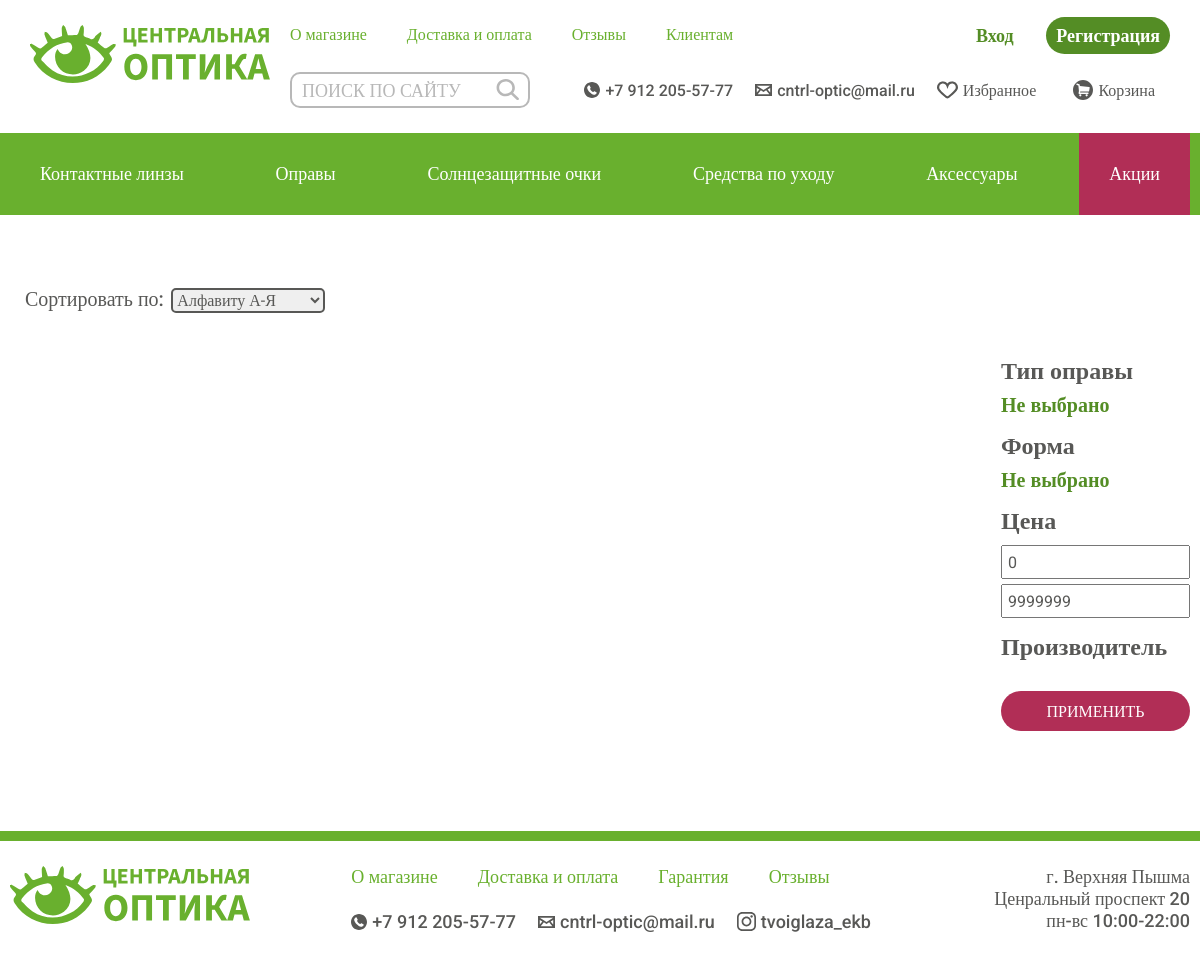
/category/glasses/, run on an earlier commit of the app's database.
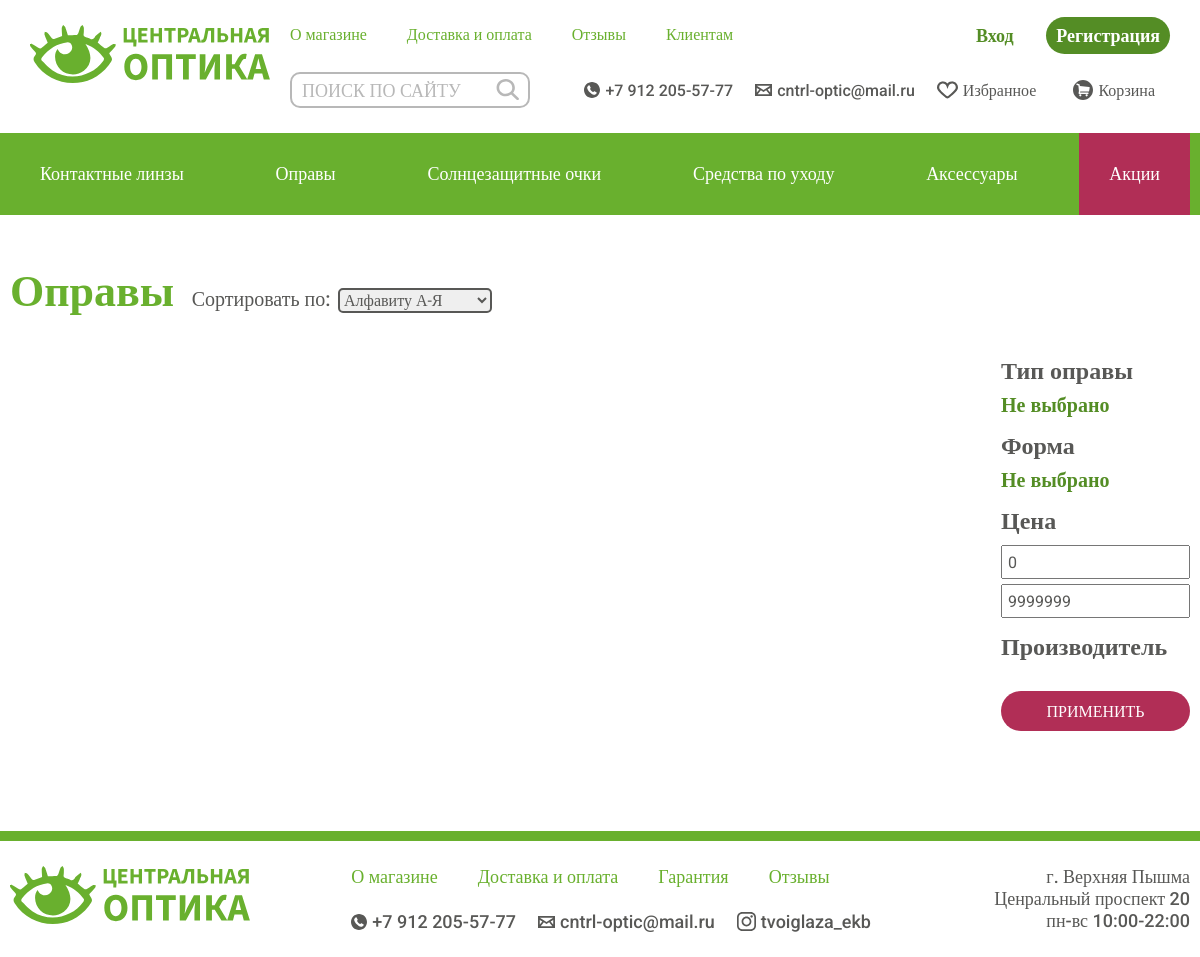
And on a later commit of the database.
### glasses/models.py (models this page shows, shortened)
class Category(models.Model):
    slug = models.SlugField(max_length=100, auto_created=True)
    name = models.CharField(max_length=100, verbose_name='Название категории')
    objects = CategoryManager()
    class Meta:
        verbose_name = 'Категория'
        verbose_name_plural = ' Категории'
    def __str__(self):
        return self.name

### glasses/views.py (the view, shortened to what this page needs)
# urls.py: path('category/<str:slug>/', CategoryDetailView.as_view(), name='category_detail'),
class CategoryDetailView(CartMixin, LikeMixin, CategoryDetailMixin, DetailView):
    model = Category
    queryset = Category.objects.all()
    lenses_category = Lenses_category.objects.all()
    lenses_type = Lenses_type.objects.all()
    lenses_manufacturer = Lenses_manufacturer.objects.all()
    lenses_material = Lenses_material.objects.all()
    galasses_frame_type = Glasses_frame_type.objects.all()
    galasses_form = Glasses_form.objects.all()
    galasses_manufacturer = Glasses_manufacturer.objects.all()
    sun_galasses_frame_type = Sun_glasses_frame_type.objects.all()
    sun_galasses_form = Sun_glasses_form.objects.all()
    sun_galasses_manufacturer = Sun_glasses_manufacturer.objects.all()
    care_products_type = Care_Products_type.objects.all()
    care_products_manufacturer = Care_Products_manufacturer.objects.all()
    accessories_type = Accessories_type.objects.all()
    accessories_manufacturer = Accessories_manufacturer.objects.all()
    context_object_name = 'category'
    template_name = 'glasses/category_detail.html'
    slug_url_kwarg = 'slug'
    print('galasses_manufacturer - ' + str(Glasses_manufacturer.objects.all()))
    def get_context_data(self, **kwargs):
        url = self.request.get_full_path()[::-1]
        select_sort = ''
        print('models -  ', self.kwargs)
        print("self.kwargs['slug'] -", self.kwargs['slug'])
        context = super().get_context_data(filter=1, **kwargs)
        context['select_sort'] = select_sort
        context['cart'] = self.cart
        context['like'] = self.like
        if self.kwargs['slug'] == 'lenses':
            context['lenses_category'] = self.lenses_category
            context['lenses_type'] = self.lenses_type
            context['lenses_manufacturer'] = self.lenses_manufacturer
            context['lenses_material'] = self.lenses_material
        elif self.kwargs['slug'] == 'glasses':
            context['galasses_frame_type'] = self.galasses_frame_type
            context['galasses_form'] = self.galasses_form
            context['galasses_manufacturer'] = self.galasses_manufacturer
        elif self.kwargs['slug'] == 'sun_glasses':
            context['sun_galasses_frame_type'] = self.sun_galasses_frame_type
            context['sun_galasses_form'] = self.sun_galasses_form
            context['sun_galasses_manufacturer'] = self.sun_galasses_manufacturer
        elif self.kwargs['slug'] == 'care_products':
            context['care_products_type'] = self.care_products_type
            context['care_products_manufacturer'] = self.care_products_manufacturer
        elif self.kwargs['slug'] == 'accessories':
            context['accessories_type'] = self.accessories_type
            context['accessories_manufacturer'] = self.accessories_manufacturer
        return context

### glasses/mixins.py (called while the page is built)
    def dispatch(self, request, *args, **kwargs):
        if request.user.is_authenticated:
            customer = Customer.objects.filter(user=request.user).first()
            if not customer:
                customer = Customer.objects.create(
                    user=request.user,
                )
                cart = Cart.objects.create(owner=customer)
            cart = Cart.objects.filter(owner=customer, in_order=False).first()
            if not cart:
                cart = Cart.objects.create(owner=customer)
        else:
            cart = Cart.objects.filter(for_anonymous_user=True).first()
        self.cart = cart
        return super().dispatch(request, *args, **kwargs)

    def dispatch(self, request, *args, **kwargs):
        if request.user.is_authenticated:
            customer = Customer.objects.filter(user=request.user).first()
            if not customer:
                customer = Customer.objects.create(
                    user=request.user,
                )
                like = Like.objects.create(owner=customer)
            like = Like.objects.filter(owner=customer, in_order=False).first()
            if not like:
                like = Like.objects.create(owner=customer)
        else:
            like = Like.objects.filter(for_anonymous_user=True).first()
        self.like = like
        return super().dispatch(request, *args, **kwargs)

### glasses/templates/glasses/category_detail.html (shortened to what this page needs)
{% extends 'glasses/base.html' %}
{% load static %}
{% block content %}
    <div class="uu fdwn">
        <section class="up">
            <div class="category_title">
                <a href="#">{{ category.name }}</a>
                <a class="sort_p">Сортировать по:</a>
                <select form="{{category.slug}}" name="criteria_sort_by" id="criteria_sort_by">
                    <option value="title" {% if select_sort == 'title' %} selected="selected" {% endif %}>Алфавиту А-Я</option>
                </select>
            </div>
        </section>
        <div class="middle ais">
{% if category.slug == 'glasses' %}
            <form action="" method="get" class="criteria_form" id="{{category.slug}}">
                <h3>Тип оправы</h3>
                <div class="criteria_list ">
                    <label for="category" class="radio_text link-ease-in-out">
                        <span class="criteria_text">Не выбрано</span>
                    </label>
                </div>
                <h3>Форма</h3>
                <div class="criteria_list">
                    <label for="type" class="radio_text">
                        <span class="criteria_text">Не выбрано</span>
                    </label>
                </div>
                <h3>Цена</h3>
                <div class="criteria_list">
                    <label for="price" class="radio_text">
                        <input type="number" class="criteria_price" name="criteria_price_min" id="price" placeholder="От" value="{{min_price}}">
                    </label>
                    <label for="price1" class="radio_text">
                        <input type="number" class="criteria_price" name="criteria_price_max" id="price1" placeholder="До" value="{{max_price}}">
                    </label>
                </div>
                <h3>Производитель</h3>
                <input type="submit" value="Применить">
            </form>
{% endif %}
        </div>
    </div>
{% endblock content %}

### glasses/templates/glasses/base.html (shortened to what this page needs)
{% load static %}
<!DOCTYPE html>
<html lang="en">
<head>
    <link rel="stylesheet" href="{% static 'glasses/css/style.css' %}">
    <link rel="stylesheet" href="{% static 'glasses/css/alerts.css' %}">
        <link rel="stylesheet" href="{% static 'glasses/css/slider.css' %}">
        <link rel="stylesheet" href="{% static 'glasses/css/main_slider.css' %}">
</head>
<body>
    <header>
        <div class="center">
            <a href="{% url 'index' %}"><img src="{% static '/glasses/img/Union.svg' %}" alt="logo" class="logo"></a>
            <div class="con">
                <div class="hup">
                    <nav>
                        <a href="{% url 'none' %}">О магазине</a>
                        <a href="{% url 'none' %}">Доставка и оплата</a>
                        <a href="{% url 'none' %}">Отзывы</a>
                        <a href="{% url 'none' %}">Клиентам</a>
                    </nav>
                    <div class="silo">
                        {% if request.user.is_authenticated %}
                        <a href="{% url 'logout' %}" class="vhod">Выйти</a>
                            <a class="vhod">{{user.username}}</a>
                        {% else %}
                            <a href="{% url 'login' %}" class="vhod">Вход</a>
                            <a href="{% url 'register' %}" class="reg">Регистрация</a>
				        {% endif %}
                    </div>
                </div>
                <div class="hdown">
                    <form action="{% url 'search' %}" method="get">
                        <input name="s" placeholder="ПОИСК ПО САЙТУ" type="search">
                        <button type="submit" ><img src="{% static 'glasses/img/lupa.svg' %}" alt="" class="lupaa"></button>
                    </form>
                    <div class="spbtw">
                        <div class="img_txt">
                            <img src="{% static '/glasses/img/phone.svg' %}" alt="">
                            <p>+7 912 205-57-77</p>
                        </div>
                        <div class="img_txt">
                            <img src="{% static '/glasses/img/mail.svg' %}" alt="">
                            <p>cntrl-optic@mail.ru</p>
                        </div>
                        <a href="{% url 'favorites' %}" class="img_txt hearth2">
                            <img src="{% static '/glasses/img/heart.svg' %}" alt="" class="hearth">
                            <p>Избранное<div class="favorite_quantity">{{ like.products.count }}</div></p>
                        </a>
                        <a href="{% url 'cart' %}" class="img_txt korz2">
                            <img src="{% static '/glasses/img/korz.svg' %}" alt="" class="korz">
                            <p class="cart">Корзина<div class="cart_quantity">{{ cart.products.count }}</div></p>
                        </a>
                    </div>
                </div>
            </div>
        </div>
    </header>
    <section class="centerr">
        <nav class="things">
            <a href="{% url 'category_detail' slug='lenses' %}" class="dropbtn hover_cat">Контактные линзы</a>
            <a href="{% url 'category_detail' slug='glasses' %}" class="hover_cat">Оправы</a>
            <a href="{% url 'category_detail' slug='sun_glasses' %}" class="hover_cat">Солнцезащитные очки</a>
            <a href="{% url 'category_detail' slug='care_products' %}" class="hover_cat">Средства по уходу</a>
            <a href="{% url 'category_detail' slug='accessories' %}" class="hover_cat">Аксессуары</a>
            <a href="{% url 'none' %}" class="hover_cat">Акции</a>
        </nav>
    </section>
{% block content %}{% endblock content %}
    <footer>
        <div class="niz">
            <div class="center_start">
            <a href="{% url 'index' %}"><img src="{% static '/glasses/img/Union.svg' %}" alt="logo"></a>
            <div class="f_center">
                <div class="fup">
                    <nav>
                        <a href="{% url 'none' %}">О магазине</a>
                        <a href="{% url 'none' %}">Доставка и оплата</a>
                        <a href="{% url 'none' %}">Гарантия</a>
                        <a href="{% url 'none' %}">Отзывы</a>
                    </nav>
                </div>
                <div class="fdown">
                    <div class="start">
                        <div  class="img_txt2">
                            <img src="{% static '/glasses/img/phone.svg' %}" alt="">
                            <p>+7 912 205-57-77</p>
                        </div>
                        <div  class="img_txt2">
                            <img src="{% static '/glasses/img/mail.svg' %}" alt="">
                            <p>cntrl-optic@mail.ru</p>
                        </div>
                        <a href="#"  class="img_txt2">
                            <img src="{% static '/glasses/img/insta.svg' %}" alt="">
                            <p>tvoiglaza_ekb</p>
                        </a>
                    </div>
                </div>
            </div>
            <p>г. Верхняя Пышма<br>
                Ценральный проспект 20<br>
                пн-вс 10:00-22:00</p>
        </div>
        </div>
    </footer>
</body>
</html>

What changed in the data, as far as the page shows it:
no longer on this page (row edited): Category: criteria_sort_by "Алфавиту А-Я"
added Category: name "Оправы", criteria_sort_by "Алфавиту А-Я"
